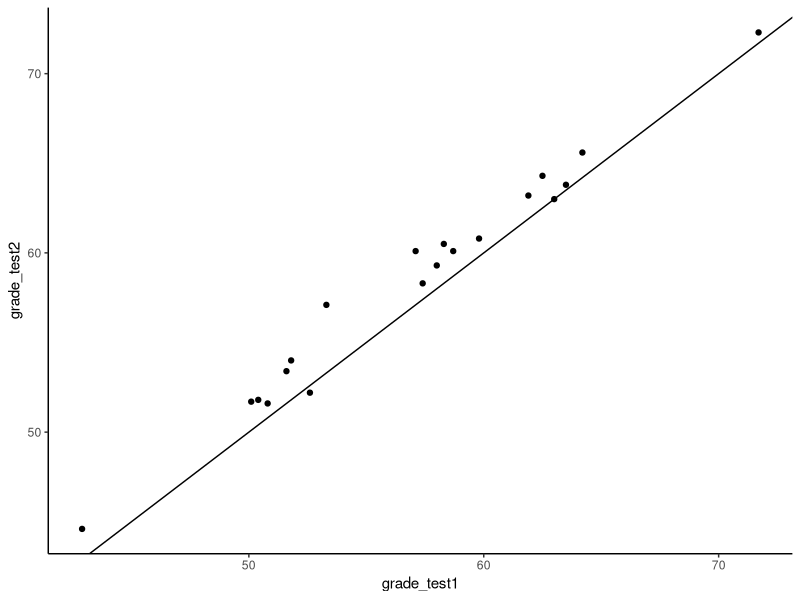
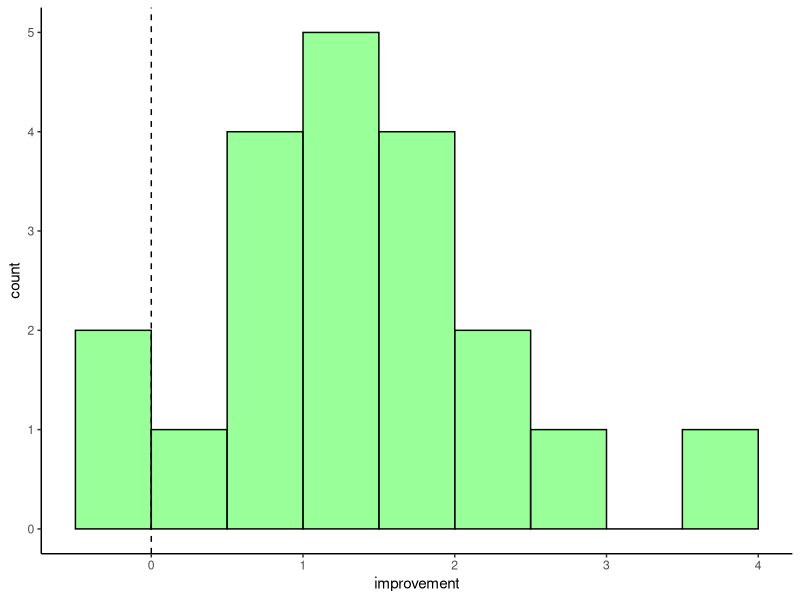
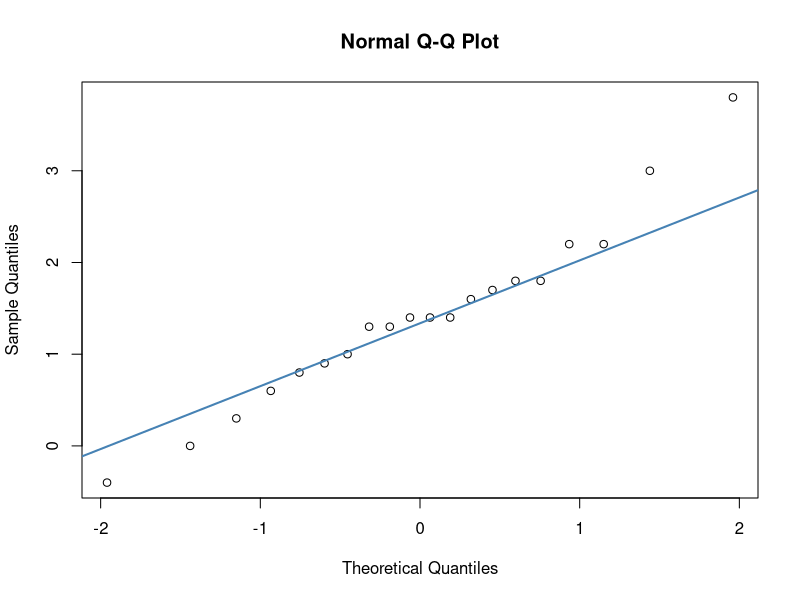
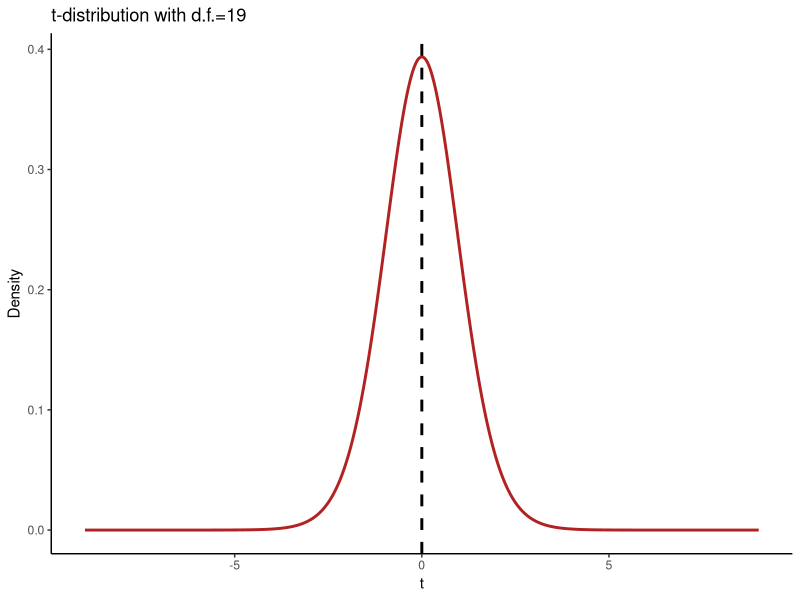
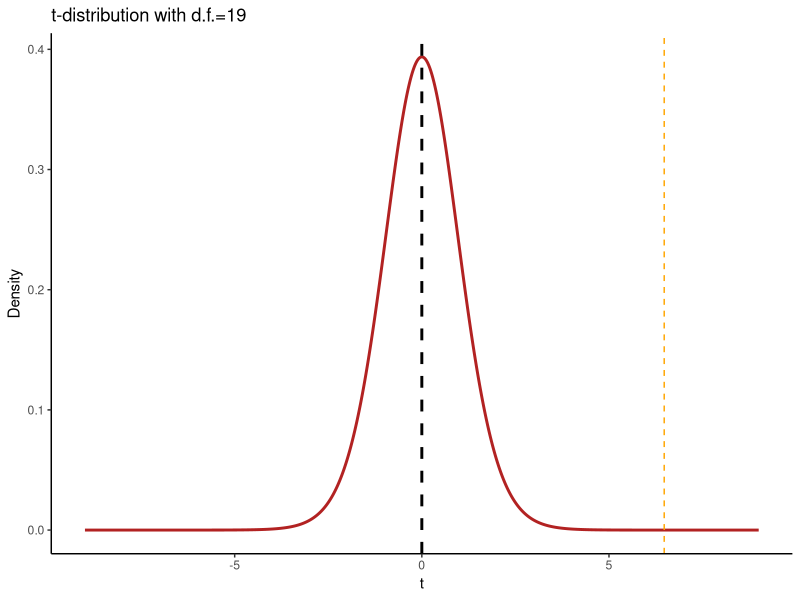

Recreate these plots in R, in order.


### The following is Digging Deeper into the Theory of the Paired Test:


### Quick Recap of The Data:



library(tidyverse)


#### Read data

chico <- read_csv("data/chico.csv")
head(chico)

chico  # the two scores we're interested in are in separate columns at the moment
# this is 'wide format' data


## Scatterplot
head(chico)

ggplot(chico, aes(x=grade_test1, y=grade_test2)) +
  geom_point() +
  theme_classic()+
  geom_abline(intercept =0 , slope = 1)



## If we just ran the test we'd do this:

t.test(chico$grade_test2, chico$grade_test1, paired=T)



#### Difference Scores

# Create a new column that is the difference between our two columns:
chico$improvement <- chico$grade_test2 - chico$grade_test1 
head(chico)
chico


# histogram of difference scores
ggplot(chico, aes(x=improvement)) +
  geom_histogram(color='black', fill='green', alpha=.4, boundary=0, binwidth = .5) +
  theme_classic()+
  geom_vline(xintercept = 0, lty=2, color='black')


# descriptives of the difference scores
mean(chico$improvement)
sd(chico$improvement)


# check normality of difference scores
qqnorm(chico$improvement)
qqline(chico$improvement, col = "steelblue", lwd = 2) # bit better

shapiro.test(chico$improvement)




### What we can essentially do now is a one-sample t-test on the difference scores.



mean(chico$improvement)


t.test(chico$improvement, mu=0) # this is a one-sample t-test

t.test(chico$grade_test2, chico$grade_test1, paired=T)  # notice it's the same as this






##### The below is the 'theory' regarding the above.

# It's a recap of the one-sample t-test stuff.

# you wouldn't ever do it in R like this, but this might help you follow where the numbers came from.


## To break it down, how does it get the confidence intervals ?


# we assume our one sample comes from a sampling dist of 
# shape t with d.f. = n-1

nrow(chico) - 1  #19

# we assume for the CI, that the mean of that sampling dist is our estimate of the mean

mean(chico$improvement)  # 1.405


# the standard dev of that sampling dist (the sem), is approx equal to  s/sqrt(n)

sd(chico$improvement) / sqrt(nrow(chico))  # 0.2169738


# now we need to know the value of 't' for d.f. = 19, that demarks 2.5% in each tail of the distribution:

qt(.975, df=19)  # 2.093024


# We calculate the 'error' by multiplying 't' by the sem
2.093024 * 0.2169738  # 0.454

qt(.975, df=19)*(sd(chico$improvement) / sqrt(nrow(chico)))  #0.454 (this is just a bit hard to read)

err <- qt(.975, df=19)*(sd(chico$improvement) / sqrt(nrow(chico))) # save it as 'err'

err

# upper bound:
mean(chico$improvement)  + err   #1.859

# lower bound:
mean(chico$improvement)  - err   #0.951

# check we agree with t.test():
t.test(chico$improvement, mu=0) #yes!




## Signifcance Testing: ----

#### To caculate our observed value of 't' and associated p-value:


# here we again assume that our sample of observed differences is one sample from a sampling dist
# that sampling dist is t-shaped and has d.f. of n-1 = 19

# this time our null hypothesis is that the mean of that distribution is 0 (no overall difference)
# therefore, we ask, how surprising was our one observed mean of sample differences?

# we calculate how usual or unusual our one observed sample mean was in units of 't'.
# to calculate 't' (observed t), we need the SD of the sampling distribution, which is estimated by s/sqrt(n)


## Let's actually plot this t distribution:

## don't worry about this code.... just look at the picture

t <- seq(-9,9,by=.01)
Density <- dt(t, df=19)
df <- data.frame(t,Density)
ggplot(df, aes(x=t,y=Density))+
  theme_classic()+
  geom_line(color='firebrick',lwd=1) +
  geom_vline(xintercept=0, lty=2, color='black',lwd=1) +
  ggtitle("t-distribution with d.f.=19")


# The SD of this distribution is

sd(chico$improvement) / sqrt(nrow(chico))  # 0.2169738

sem <- sd(chico$improvement) / sqrt(nrow(chico))

sem


## calculate our observed value of t:

mean(chico$improvement)  / sem  # 6.475

tobs <- mean(chico$improvement)  / sem

tobs


# replot:

ggplot(df, aes(x=t,y=Density))+
  theme_classic()+
  geom_line(color='firebrick',lwd=1) +
  geom_vline(xintercept=0, lty=2, color='black',lwd=1) +
  ggtitle("t-distribution with d.f.=19") +
  geom_vline(xintercept=tobs, color='orange', lty=2)


# What proportion of curve is to left of our observed t ?
pt(tobs, df=19) # 0.9999983

# Our p value for a one-tailed test would be, what proportion of samples have a value higher than our observed:
1 - pt(tobs, df=19) #0.0000017

# To get a 2-tailed probability we just multiply this by 2
0.0000017 * 2   #0.000034


# let's check:

t.test(chico$grade_test2, chico$grade_test1, paired=T)


